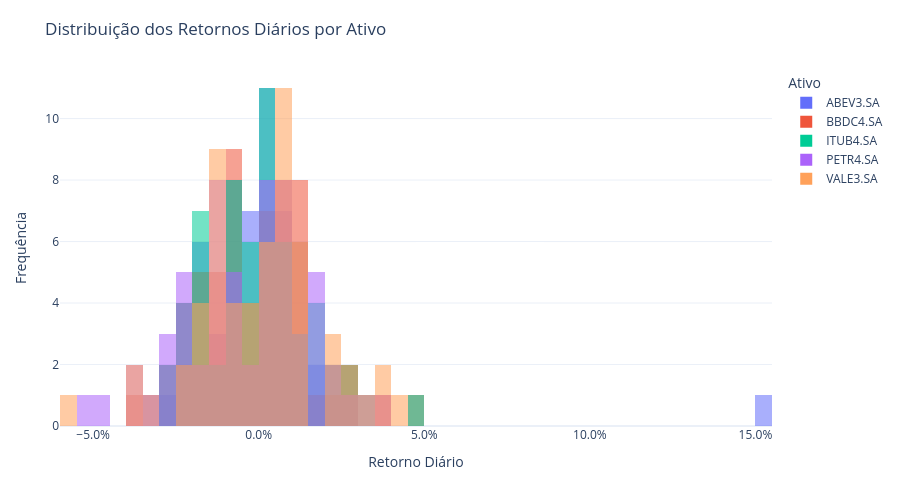

Notebook cell for this chart:
### Code cell
# 5b) Distribuição dos retornos diários (histograma).
# Sobreposição (`barmode="overlay"`) facilita comparar a dispersão entre ativos.
fig2 = px.histogram(
    plot_df.dropna(subset=["daily_return"]),
    x="daily_return",
    color="ticker",
    nbins=60,
    title="Distribuição dos Retornos Diários por Ativo",
    barmode="overlay",
    opacity=0.55,
    labels={
        "daily_return": "Retorno Diário",
        "ticker": "Ativo",
        "count": "Frequência",
    },
)
fig2.update_layout(
    height=480,
    legend=dict(title="Ativo"),
    margin=dict(l=60, r=40, t=70, b=50),
    yaxis_title="Frequência",
)
fig2.update_xaxes(tickformat=".1%")
fig2.show()

### Figure 1 — Plotly figure (JSON) as saved in the notebook; plotly's stock layout.template omitted (floating-point values rounded to 4 significant figures)
{"data": [{"bingroup": "x", "hovertemplate": "Ativo=ABEV3.SA<br>Retorno Diário=%{x}<br>count=%{y}<extra></extra>", "legendgroup": "ABEV3.SA", "marker": {"color": "#636efa", "opacity": 0.55, "pattern": {"shape": ""}}, "name": "ABEV3.SA", "nbinsx": 60, "orientation": "v", "showlegend": true, "type": "histogram", "x": [0.00542, 0.02763, 0.007213, -0.005208, 0.01113, 0.001942, 0.02455, 0.01261, 0.003736, -0.01179, -0.002511, -0.003776, -0.02527, -0.006481, -0.001305, -0.02025, -0.01733, -0.01628, 0.002759, 0.002751, -0.01715, 0.01256, -0.004824, 0.153, 0.01802, -0.03186, -0.005484, -0.004289, -0.007385, -0.01364, -0.008799, -0.005073, 0.007648, 0.0, 0.02593, 0.0111, -0.01829, 0.01863, 0.01159, 0.001206, -0.01927, 0.001842, 0.00674, 0.001217, -0.0231, 0.006223, -0.005566, 0.008085, 0.004318, 0.02211, -0.001803, -0.002408, -0.007845, -0.01521, 0.001853, -0.01048, 0.007477, 0.01237, 0.0006108], "xaxis": "x", "yaxis": "y"}, {"bingroup": "x", "hovertemplate": "Ativo=BBDC4.SA<br>Retorno Diário=%{x}<br>count=%{y}<extra></extra>", "legendgroup": "BBDC4.SA", "marker": {"color": "#EF553B", "opacity": 0.55, "pattern": {"shape": ""}}, "name": "BBDC4.SA", "nbinsx": 60, "orientation": "v", "showlegend": true, "type": "histogram", "x": [-0.0027, 0.0379, 0.01356, -0.01595, 0.01098, -0.006208, 0.04997, 0.005949, 0.007393, 0.007339, 0.009228, 0.0009624, 0.002404, 0.01966, -0.01082, -0.02948, -0.02156, -0.002504, -0.009538, -0.008109, -0.02351, 0.01099, -0.02122, 0.01481, 0.004169, -0.03892, 0.00378, -0.0269, -0.007186, -0.01726, 0.01076, -0.008408, -0.001696, -0.01529, 0.02703, 0.00224, -0.01564, 0.02554, -0.01273, 0.008969, -0.005556, -0.01117, -0.0113, 0.01429, -0.02141, 0.005757, -0.01545, 0.01337, -0.009753, 0.02433, 0.006787, -0.008427, 0.0005666, -0.006229, -0.004558, 0.0, 0.01202, 0.00905, -0.01065], "xaxis": "x", "yaxis": "y"}, {"bingroup": "x", "hovertemplate": "Ativo=ITUB4.SA<br>Retorno Diário=%{x}<br>count=%{y}<extra></extra>", "legendgroup": "ITUB4.SA", "marker": {"color": "#00cc96", "opacity": 0.55, "pattern": {"shape": ""}}, "name": "ITUB4.SA", "nbinsx": 60, "orientation": "v", "showlegend": true, "type": "histogram", "x": [0.003619, 0.04519, 0.00805, -0.01209, 0.004388, -0.0006899, 0.03497, 0.01712, 0.006995, -0.005209, 0.01527, 0.01096, -0.001276, -0.003831, -0.009188, -0.0289, -0.01888, 0.004301, -0.008564, 0.0025, -0.02789, 0.007464, -0.01829, 0.001415, -0.01602, -0.0237, 0.01152, -0.02254, -0.01141, -0.00602, 0.01943, -0.01733, -0.002015, -0.0212, 0.02295, 0.01134, -0.0172, 0.02257, -0.006448, 0.00649, -0.007937, 0.001, -0.01698, 0.005081, -0.02123, 0.002841, -0.007984, 0.01817, 0.00357, 0.02896, 0.002469, -0.004926, 0.001238, 0.008653, -0.007598, -0.01531, 0.02684, 0.002687, -0.001949], "xaxis": "x", "yaxis": "y"}, {"bingroup": "x", "hovertemplate": "Ativo=PETR4.SA<br>Retorno Diário=%{x}<br>count=%{y}<extra></extra>", "legendgroup": "PETR4.SA", "marker": {"color": "#ab63fa", "opacity": 0.55, "pattern": {"shape": ""}}, "name": "PETR4.SA", "nbinsx": 60, "orientation": "v", "showlegend": true, "type": "histogram", "x": [0.005262, -0.02013, -0.02671, 0.01647, 0.01641, -0.008786, -0.03917, 0.02768, 0.02359, 0.0153, -0.03817, -0.02068, 0.03604, -0.04858, 0.01731, 0.01382, 0.002098, -0.01277, 0.004453, 0.003167, 0.0303, 0.002451, 0.005297, -0.01378, -0.02857, -0.02221, -0.0119, 0.01664, -0.01615, -0.0243, 0.009648, 0.01044, 0.02133, -0.007537, -0.03233, 0.007848, -0.01046, -0.02428, 0.0009216, -0.01427, -0.00724, -0.012, 0.008809, -0.01888, -0.007698, -0.008727, 0.00807, -0.001213, 0.01166, 0.002641, -0.01389, -0.05148, -0.01331, 0.0007784, 0.007259, -0.001287, 0.009536, 0.004085, -0.02644], "xaxis": "x", "yaxis": "y"}, {"bingroup": "x", "hovertemplate": "Ativo=VALE3.SA<br>Retorno Diário=%{x}<br>count=%{y}<extra></extra>", "legendgroup": "VALE3.SA", "marker": {"color": "#FFA15A", "opacity": 0.55, "pattern": {"shape": ""}}, "name": "VALE3.SA", "nbinsx": 60, "orientation": "v", "showlegend": true, "type": "histogram", "x": [0.006329, 0.03748, 0.006305, 0.006627, -0.005506, 0.007221, 0.0227, -0.01052, 0.01063, 0.02068, 0.01076, 0.001585, -0.01131, 0.02642, -0.01136, -0.01702, -0.01433, -0.001163, -0.004309, -0.01298, -0.05866, 0.0219, -0.03104, -0.003433, 0.03623, -0.01428, 0.009117, 0.0328, -0.002397, 0.01261, -0.01696, 0.007602, -0.02, -0.009899, 0.0121, 0.007683, 0.005688, 0.005896, -0.006221, 0.004574, 0.006111, -0.01358, -0.01352, 0.04039, -0.03776, -0.03778, -0.008005, 0.005508, -0.01019, 0.01416, 0.004695, 0.02514, 0.00345, -0.02038, 0.002006, 0.01013, 0.001981, -0.01891, -0.02079], "xaxis": "x", "yaxis": "y"}], "layout": {"barmode": "overlay", "height": 480, "legend": {"title": {"text": "Ativo"}, "tracegroupgap": 0}, "margin": {"b": 50, "l": 60, "r": 40, "t": 70}, "title": {"text": "Distribuição dos Retornos Diários por Ativo"}, "xaxis": {"anchor": "y", "domain": [0, 1], "tickformat": ".1%", "title": {"text": "Retorno Diário"}}, "yaxis": {"anchor": "x", "domain": [0, 1], "title": {"text": "Frequência"}}}}
